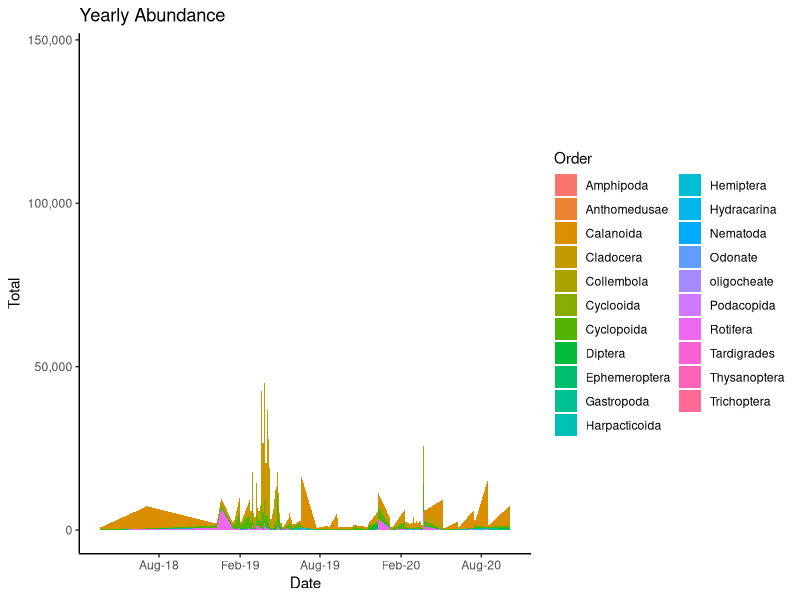
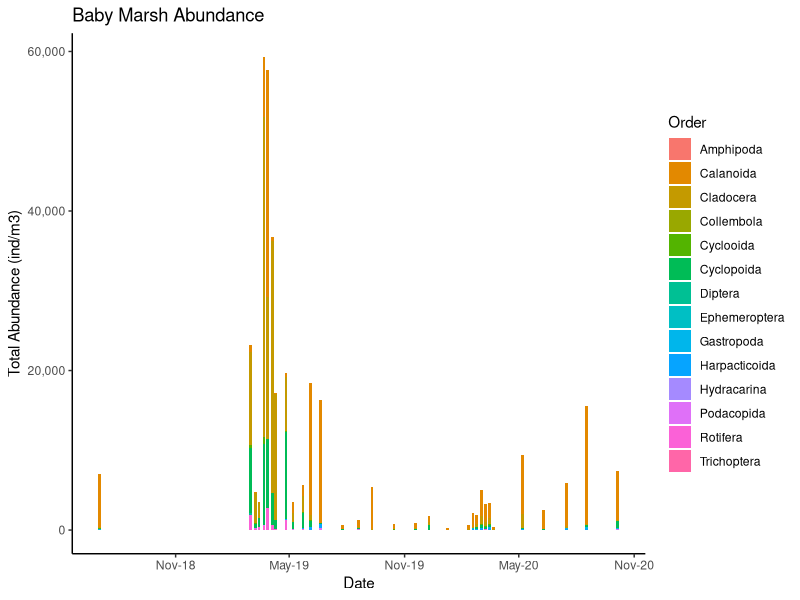

Write the R code that produced these figures, in order. (Note: this script raises an error after producing the figures.)
#use this script for zoop analysis
#dark carbon wq and zoop data analysis
#1 create zoop graphs comparing biomass, abundance, and species compostion
#2 look at changes between specific parameters relating to water quality over time

#load libraries
library(lubridate)
library(dplyr)
library(tidyr)
library(readr)
library(reshape2)
library(vegan)
library(ggplot2)
library(scales)

#zoop data collected and updated september 2020 
zoop.dc<-read.csv("2020_11_2_DC_Zoop_MRL.csv")

#format date into 
zoop.dc$Date<-as.Date(zoop.dc$Date,format="%m/%d/%y")

#check to see how many sites there are and change to have only five 
unique(zoop.dc$Site)


#convert flowmeter to numeric instead of character 
zoop.dc$FlowMeterEnd  <- as.numeric(as.character(zoop.dc$FlowMeterEnd))
zoop.dc$FlowMeterBegin  <- as.numeric(as.character(zoop.dc$FlowMeterBegin))
zoop.dc$TotalVolume_ml  <- as.numeric(as.character(zoop.dc$TotalVolume_ml))
zoop.dc$Volumesubsampled_ml  <- as.numeric(as.character(zoop.dc$Volumesubsampled_ml))
zoop.dc$RingSize_cm  <- as.numeric(as.character(zoop.dc$RingSize_cm))
zoop.dc$abundance  <- as.numeric(as.character(zoop.dc$abundance))
zoop.dc$SplitFraction <- as.numeric(as.character(zoop.dc$SplitFraction))
zoop.dc$MeshSize_Microns <- as.numeric(as.character(zoop.dc$MeshSize_Microns))

na.omit(zoop.dc)

#abundance function 
abundance<-function(df) {
  df$distance<-(df$FlowMeterEnd-df$FlowMeterBegin)*26873/999999
  df$RingSize_m<-df$RingSize_cm/100
  df$hooparea<-(pi*(df$RingSize_m)^2)/4
  df$volumesampled<-df$distance*df$hooparea
  df$samplecount<-(df$TotalVolume_ml/df$Volumesubsampled_ml)*df$abundance
  df$ind_m3<-df$samplecount/df$volumesampled
  df
}

#use abundance function
drkcbnabundance<-abundance(zoop.dc)

#Group by site, date, and order 
drkcbnzoop.sum<-drkcbnabundance %>% 
  group_by(Site, Date, Order) %>% 
  summarise(Total=sum(ind_m3)) 

na.omit(drkcbnzoop.sum)

#color blind pallete colors 
cbPalette <- c("#999999", "#E69F00", "#56B4E9", "#F0E442", "#0072B2", "#D55E00", "#CC79A7")

#delete O and #N/A in Order column
drkcbnzoop.sum2<-drkcbnzoop.sum[!(drkcbnzoop.sum$Order=="0" | drkcbnzoop.sum$Order=="#N/A"),]

#Graph to see what it looks like right now for abundance 
ggplot(drkcbnzoop.sum2, aes(x = Date, y = Total, fill=Order)) +
  geom_area() +
  ggtitle("Yearly Abundance") +
  scale_x_date(date_labels = "%b-%y", breaks= "6 months") +
  scale_y_continuous(label=comma) +
  theme_classic()

#filter out individual sites and analyze abundance over time
mok<-drkcbnzoop.sum2%>% 
  filter(Site == "MOK-US-RR")

sac<-drkcbnzoop.sum2%>% 
  filter(Site == "SAC-FREMONT")

cb<-drkcbnzoop.sum2%>% 
  filter(Site == "COS-BEACH")

kngf6<-drkcbnzoop.sum2%>% 
  filter(Site == "KNAGGS-F6")

#knaggs has throws and needs to be multiplied by something to not have NAs

kngf3<-drkcbnzoop.sum2%>% 
  filter(Site == "KNAGGS-F3")

bm <-drkcbnzoop.sum2%>% 
  filter(Site == "BABYMARSH")

#graph abundance over time by site- Baby Marsh
ggplot(data = bm, aes(x = Date, y = Total, fill = Order)) + 
  geom_bar(stat = "identity") +
  ggtitle("Baby Marsh Abundance") +
  scale_x_date(date_labels = "%b-%y", breaks= "6 months") +
  labs(x= "Date", y= "Total Abundance (ind/m3)") +
  scale_y_continuous(label=comma) +
  theme_classic()

#export graph 
png("BM Abundance.png", width = 6.5, height = 4, units = "in", res = 500, family = "sans")

ggplot(data = bmgroup, aes(x = Date, y = Total, fill = Order)) + 
  geom_bar(stat = "identity") +
  ggtitle("Baby Marsh Abundance") +
  scale_x_date(date_labels = "%b-%y", breaks= "6 months") +
  labs(x= "Date", y= "Total Abundance (ind/m3)") +
  scale_y_continuous(label=comma) +
  theme_classic()

dev.off()

#graph abundance over time by site- MokUSRR
ggplot(data = mok, aes(x = Date, y = Total, fill = Order)) + 
  geom_bar(stat = "identity") +
  ggtitle("MOK-USRR Abundance") +
  scale_x_date(date_labels = "%b-%y", breaks= "6 months") +
  labs(x= "Date", y= "Total Abundance (ind/m3)") +
  scale_y_continuous(label=comma) +
  theme_classic()

#graph abundance over time by site- CosBeach
ggplot(data = cb, aes(x = Date, y = Total, fill = Order)) + 
  geom_bar(stat = "identity") +
  ggtitle("Cos Beach Abundance") +
  scale_x_date(date_labels = "%b-%y", breaks= "6 months") +
  labs(x= "Date", y= "Total Abundance (ind/m3)") +
  scale_y_continuous(label=comma) +
  theme_classic()

#graph abundance over time by site- KnaggsF6
ggplot(data = kngf6, aes(x = Date, y = Total, fill = Order)) + 
  geom_bar(stat = "identity") +
  ggtitle("Knaggs-F6 Abundance") +
  scale_x_date(date_labels = "%b-%y", breaks= "6 months") +
  labs(x= "Date", y= "Total Abundance (ind/m3)") +
  scale_y_continuous(label=comma) +
  theme_classic()

#graph abundance over time by site- KnaggsF3
ggplot(data = kngf3, aes(x = Date, y = Total, fill = Order)) + 
  geom_bar(stat = "identity") +
  ggtitle("Knaggs-F3 Abundance") +
  scale_x_date(date_labels = "%b-%y", breaks= "6 months") +
  labs(x= "Date", y= "Total Abundance (ind/m3)") +
  scale_y_continuous(label=comma) +
  theme_classic()

#graph abundance over time by site- Sac-Fremont
ggplot(data = sac, aes(x = Date, y = Total, fill = Order)) + 
  geom_bar(stat = "identity") +
  ggtitle("Sac-Fremont Abundance") +
  scale_x_date(date_labels = "%b-%y", breaks= "6 months") +
  labs(x= "Date", y= "Total Abundance (ind/m3)") +
  scale_y_continuous(label=comma) +
  theme_classic()

#Group together large and small cladocera for in depth comparision  

